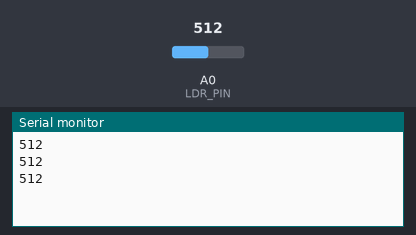
Bench run of a sketch on a simulated Arduino Uno, built with avr-gcc and run on an emulated ATmega328P. On the bench: the last lines printed to the serial monitor. Inputs (shaded band) come from the test bench; at power-on: A0 (LDR_PIN) = 512.

Above: at 1.3 s.
1.4 s: A0 (LDR_PIN) set to 716
At 1.9 s:
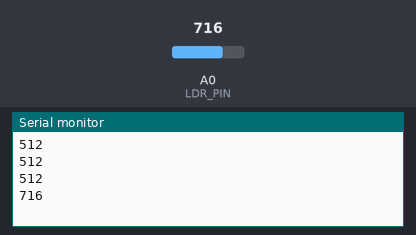
2.9 s: A0 (LDR_PIN) set to 900
At 3.4 s:
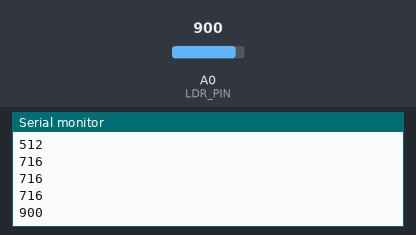
Timing chart, 0 to 5.9 s (numbered marks = the images above; inputs shaded):
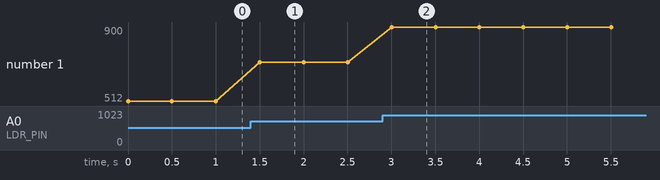

The sketch:

ex03-ldr-read.ino
```cpp
#include <Arduino.h>

#define LDR_PIN A0

void setup() {
    Serial.begin(9600);
}

void loop() {
    int value = analogRead(LDR_PIN);
    Serial.println(value);
    delay(500);
}
```

Measured:
- after the input at 1.4 s, the serial monitor: prints a new line after 0.10 s (image 1)
- after the input at 2.9 s, the serial monitor: prints a new line after 0.10 s (image 2)
- plotted number 1: 512 → 716 after the input at 1.4 s, 716 → 900 after the input at 2.9 s
